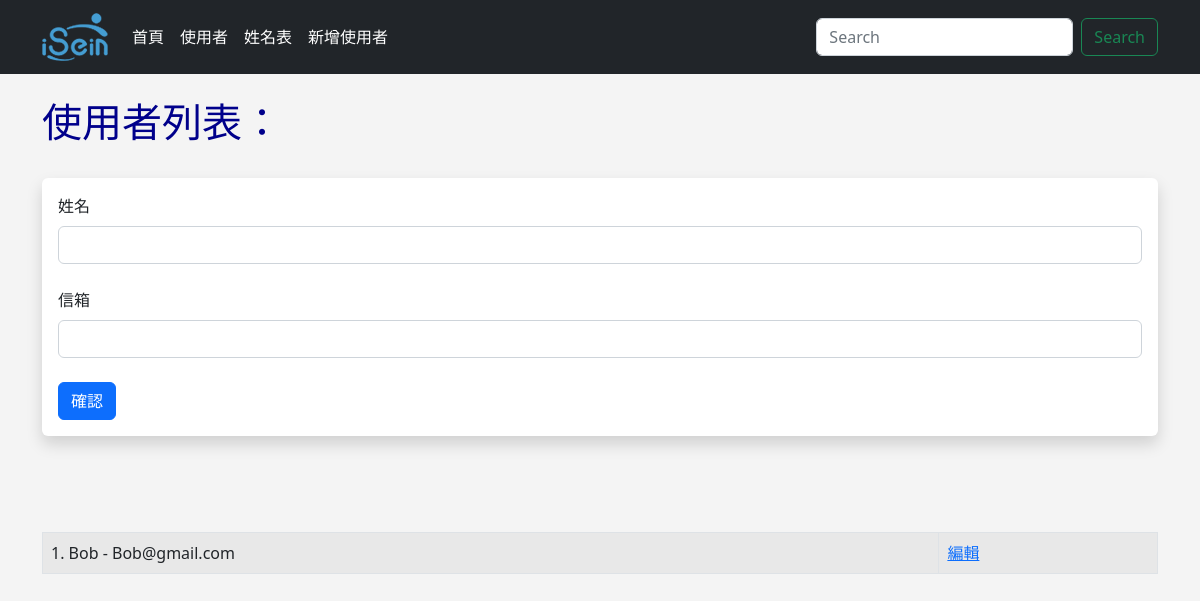
The page /user/add on the database as committed earlier.
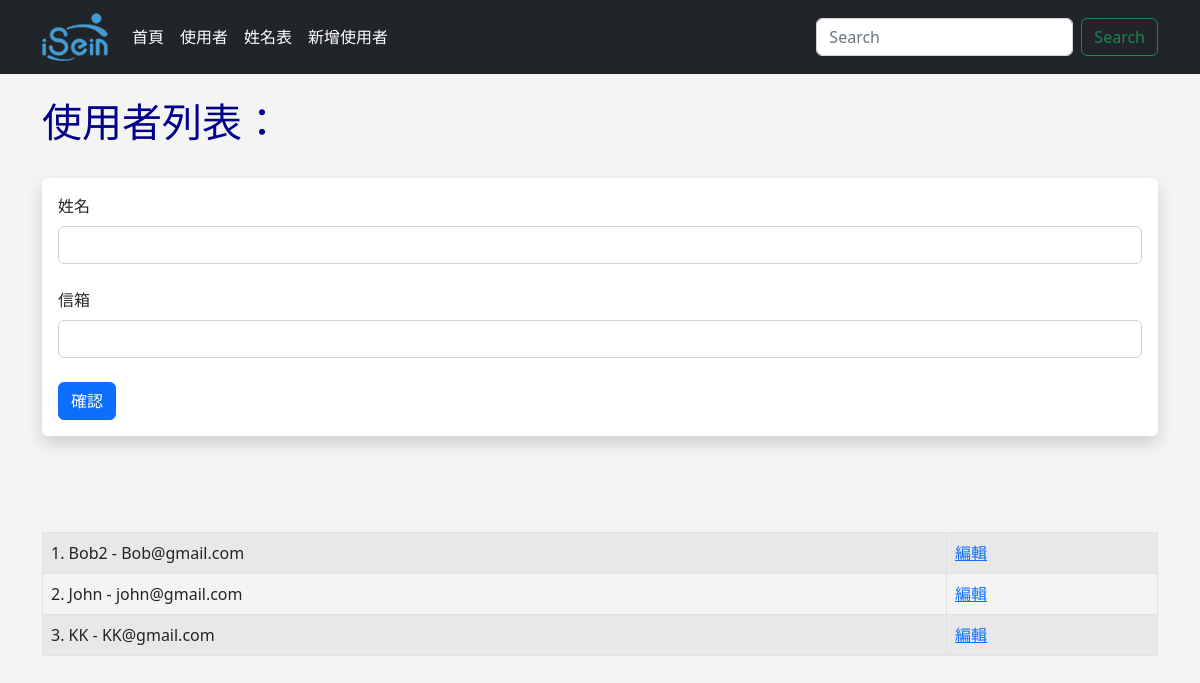
The same page on the database as committed later.
### app.py (models this page shows, shortened)
class Users(db.Model):
    id = db.Column(db.Integer, primary_key=True)
    name = db.Column(db.String(200), nullable=False)
    email = db.Column(db.String(200), nullable=False, unique=True)
    date_added = db.Column(db.DateTime, default=datetime.utcnow)

### app.py (the view, shortened to what this page needs)
@app.route('/user/add', methods=['GET', 'POST'])
def add_user():
    name = None
    form = UserForm()
    our_users = Users.query.order_by(Users.date_added)
    return render_template("add_user.html",
        form=form,
        name=name,
        our_users=our_users
        )

### app.py
class UserForm(FlaskForm):
    name = StringField("姓名", validators=[DataRequired()])
    email = StringField("信箱", validators=[DataRequired()])
    submit = SubmitField("確認")

### templates/add_user.html (shortened to what this page needs)
{% extends 'base.html' %}
{% block content %}
    {% if name %}
        <h1>Hello {{ name }}</h1>
        <br/><br/>
    {% else %}
        <h1>使用者列表：</h1>
        <br/>
        <div class="shadow p-3 mb-5 bg-body rounded">
            <form method="POST">
                {{ form.name.label(class="form-label") }}
                {{ form.name(class="form-control") }}
                <br/>
                {{ form.email.label(class="form-label") }}
                {{ form.email(class="form-control") }}
                <br/>
                {{ form.submit(class="btn btn-primary") }}
            </form>
        </div>
        <br/><br/>
    {% endif %}
    <table class="table table-hover table-bordered table-striped">
        {% for our_user in our_users %}
            <tr>
                <td>{{ our_user.id }}. {{ our_user.name }} - {{ our_user.email }}</td>
                <td><a href="{{ url_for('update', id=our_user.id) }}">編輯</a></td>
            </tr>
        {% endfor %}
    </table>
{% endblock %}

### templates/base.html (shortened to what this page needs)
<!doctype html>
<html lang="en">
  <head>
    <link href="https://cdn.jsdelivr.net/npm/bootstrap@5.2.0/dist/css/bootstrap.min.css" rel="stylesheet">
    <link href="{{ url_for('static', filename='css/style.css') }}" rel="stylesheet">
  </head>
  <body>
    {% include 'navbar.html' %}
    <br/>
    <div class='container'>
      {% block content %}
      {% endblock %}
    </div>
  </body>
</html>

### templates/navbar.html (shortened to what this page needs)
<nav class="navbar navbar-expand-lg navbar-dark bg-dark">
    <div class="container">
      <a class="navbar-brand" href="{{ url_for('index') }}"><img src="static\images\16652396955207.png"></a>
      <div class="collapse navbar-collapse" id="navbarSupportedContent">
        <ul class="navbar-nav me-auto mb-2 mb-lg-0">
          <li class="nav-item">
            <a class="nav-link active" aria-current="page" href="{{ url_for('index') }}">首頁</a>
          </li>
          <li class="nav-item">
            <a class="nav-link active" aria-current="page" href="{{ url_for('user') }}">使用者</a>
          </li>
          <li class="nav-item">
            <a class="nav-link active" aria-current="page" href="{{ url_for('name') }}">姓名表</a>
          </li>
          <li class="nav-item">
            <a class="nav-link active" aria-current="page" href="{{ url_for('add_user') }}">新增使用者</a>
          </li>
        </ul>
        <form class="d-flex" role="search">
          <input class="form-control me-2" type="search" placeholder="Search" aria-label="Search">
          <button class="btn btn-outline-success" type="submit">Search</button>
        </form>
      </div>
    </div>
</nav>

### static/css/style.css (style rules this page uses)
h1 { color: darkblue; font-size:40px; }
body { background: #f4f4f4f0; }

Rows that differ between the two databases and show on the page:
changed Users "Bob@gmail.com": name "Bob" → "Bob2"
added Users: id "2", name "John", email "john@gmail.com"
added Users: id "3", name "KK", email "KK@gmail.com"
